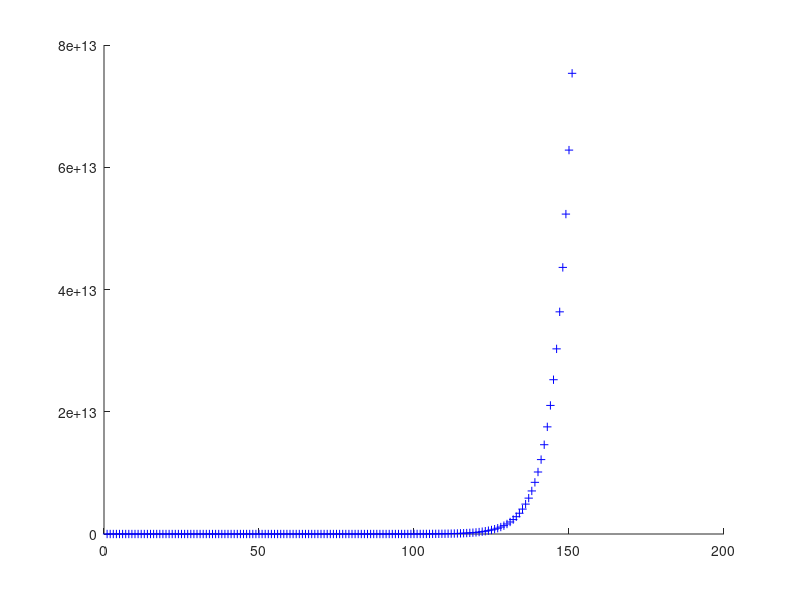

Recreate this plot in MATLAB.
% exponenciális növekedés diszkrét esete
% x - populáció, t - idő, r - növekedési ráta
clear all
close all
clc

r = 0.2;
tmax = 150;
x(1) = 100;
t = 1;

hold on
plot(t,x(t),'+b');  % kezdeti pont
for t = 1 : tmax
    x(t+1) = x(t) + r*x(t);
    plot(t+1,x(t+1),'+b');
end
hold off
